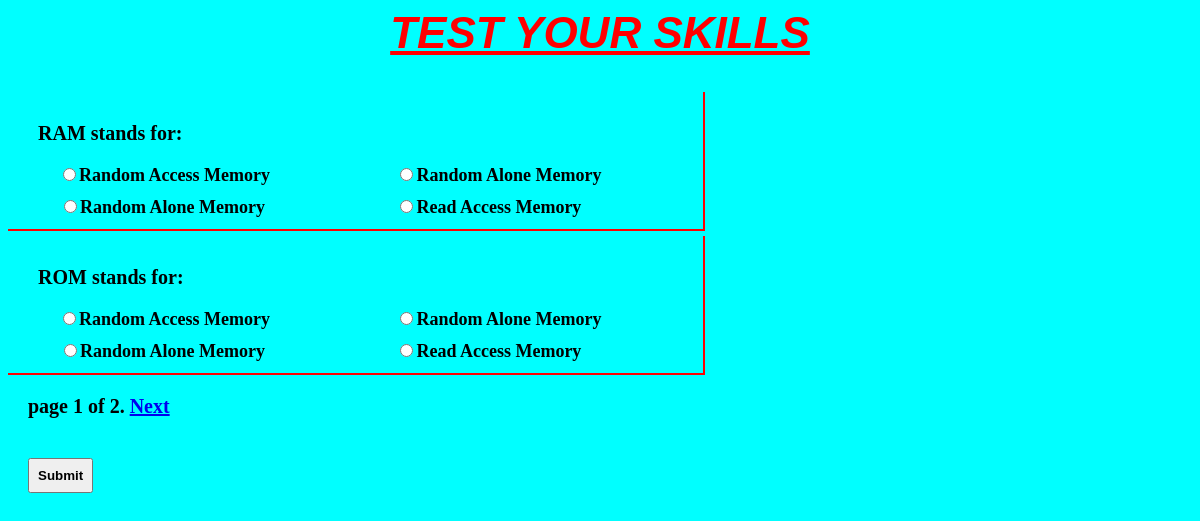
Screenshot of /b1/ with the database file from the repository.
### tys/models.py (models this page shows)
class Student(models.Model):
     test_cat=(('1','CS'),('2','MATHS'),('3','GK'))
     ans_cat=(('1','1'),('2','2'),('3','3'),('4','4'))
     question =models.CharField(max_length=100)
     category=models.CharField(max_length=1,choices=test_cat)
     ans1=models.CharField(max_length=20)
     ans2=models.CharField(max_length=20)
     ans3=models.CharField(max_length=20)
     ans4=models.CharField(max_length=20)
     corrans=models.CharField(max_length=1,choices=ans_cat)
     class Meta:
          db_table="Student";

### tys/views.py (the view)
# urls.py: path('b1/',views.cstest),
def cstest(request):
     if request.method=="POST":
          request.session["stream"]="CS";
          return csresult(request)
     else:
          b=Student.objects.filter(category='1')
          obj=Student.objects.filter(category='1');
          paginator=Paginator(obj,2);
          page=request.GET.get('page')
          try:
               q=paginator.page(page);
          except PageNotAnInteger:
               q=paginator.page(1)
          except EmptyPage:
               q=paginator.page(paginator.num_page)
          return render(request,"tys/b1.html",{'l':q,'page':page})

### tys/templates/tys/b1.html (shortened to what this page needs)
{% load static %}
<html>
<body>
<head>
<link href="{% static "css/tys.css" %}" rel="stylesheet">
</head>
<div id = "header">
<h1><b>TEST YOUR SKILLS</b></h1>
</div>
<div>
<div style="float:left;width:60%;border:0px solid black;">
<form method="POST">
{% for i in l %}
<div style="border-bottom:2px solid red;border-right:2px solid red;overflow:auto;margin-top:5px;padding:10px;width:95%;">
   <b><div style="margin:20px;font-size:20px;"> {{i.question}}</div>
   <div style="border:0px solid cyan;">
   <div style="margin:0px;margin-left:40px;float:left;width:50%;font-size:18px;"><input type="radio" name="{{i.id}}" value="1">{{i.ans1}}</div>
   <div style="margin:0px;margin-left:40px;font-size:18px;"><input type="radio" name="{{i.id}}" value="2">{{i.ans2}}</div>
   </div>
   <div style="border:1px solid cyan;margin-top:10px">
   	<div style="margin:0px;margin-left:40px;float:left;width:50%; font-size:18px;"><input type="radio" name="{{i.id}}" value="3">{{i.ans3}}</div>
   	<div style="margin:0px;margin-left:40px;font-size:18px;"><input type="radio" name="{{i.id}}" value="4">{{i.ans4}}</div>
   </div>
</div>
{% endfor %}
<div style="font-size:20px;margin:20px;">{% include "./pagination.html" with page=l %}</div>
<div><button type="submit" style="padding:8px;margin:20px;"><b>Submit</button></div>
</form>
</div>
</div>
</body>
</html>

### tys/static/css/tys.css (style rules this page uses)
body { background-color:aqua; }
#header { font-family: 'Algerian', sans-serif; color:red; font-weight:bold; font-style:italic; text-decoration:underline; font-size:22px; margin-right:0%; text-align:center; }

### rows the page displays
Student: question "RAM stands for:", ans1 "Random Access Memory", ans2 "Random Alone Memory", ans3 "Random Alone Memory", ans4 "Read Access Memory"
Student: question "ROM stands for:", ans1 "Random Access Memory", ans2 "Random Alone Memory", ans3 "Random Alone Memory", ans4 "Read Access Memory"

### other values shown
{{ page.number }} "1"
{{ page.paginator.num_pages }} "2"
